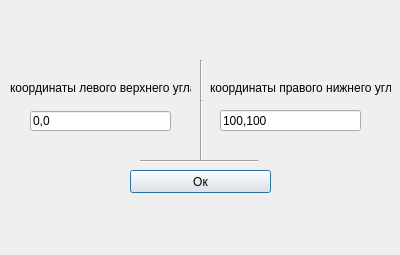
<?xml version="1.0" encoding="UTF-8"?>
<ui version="4.0">
 <class>Dialog</class>
 <widget class="QDialog" name="Dialog">
  <property name="geometry">
   <rect>
    <x>0</x>
    <y>0</y>
    <width>400</width>
    <height>255</height>
   </rect>
  </property>
  <property name="windowTitle">
   <string>Dialog</string>
  </property>
  <widget class="QPushButton" name="btnok">
   <property name="geometry">
    <rect>
     <x>130</x>
     <y>170</y>
     <width>141</width>
     <height>23</height>
    </rect>
   </property>
   <property name="text">
    <string>Ок</string>
   </property>
  </widget>
  <widget class="QLineEdit" name="lineEdit">
   <property name="geometry">
    <rect>
     <x>30</x>
     <y>111</y>
     <width>141</width>
     <height>20</height>
    </rect>
   </property>
   <property name="text">
    <string>0,0</string>
   </property>
  </widget>
  <widget class="QLabel" name="label">
   <property name="geometry">
    <rect>
     <x>10</x>
     <y>80</y>
     <width>181</width>
     <height>16</height>
    </rect>
   </property>
   <property name="text">
    <string>координаты левого верхнего угла</string>
   </property>
  </widget>
  <widget class="QLabel" name="label_2">
   <property name="geometry">
    <rect>
     <x>210</x>
     <y>80</y>
     <width>181</width>
     <height>16</height>
    </rect>
   </property>
   <property name="text">
    <string>координаты правого нижнего угла</string>
   </property>
  </widget>
  <widget class="Line" name="line">
   <property name="geometry">
    <rect>
     <x>200</x>
     <y>60</y>
     <width>3</width>
     <height>61</height>
    </rect>
   </property>
   <property name="orientation">
    <enum>Qt::Vertical</enum>
   </property>
  </widget>
  <widget class="QLineEdit" name="lineEdit_2">
   <property name="geometry">
    <rect>
     <x>220</x>
     <y>110</y>
     <width>141</width>
     <height>21</height>
    </rect>
   </property>
   <property name="text">
    <string>100,100</string>
   </property>
  </widget>
  <widget class="Line" name="line_2">
   <property name="geometry">
    <rect>
     <x>200</x>
     <y>100</y>
     <width>3</width>
     <height>61</height>
    </rect>
   </property>
   <property name="orientation">
    <enum>Qt::Vertical</enum>
   </property>
  </widget>
  <widget class="Line" name="line_3">
   <property name="geometry">
    <rect>
     <x>140</x>
     <y>160</y>
     <width>118</width>
     <height>3</height>
    </rect>
   </property>
   <property name="orientation">
    <enum>Qt::Horizontal</enum>
   </property>
  </widget>
 </widget>
 <resources/>
 <connections/>
</ui>
